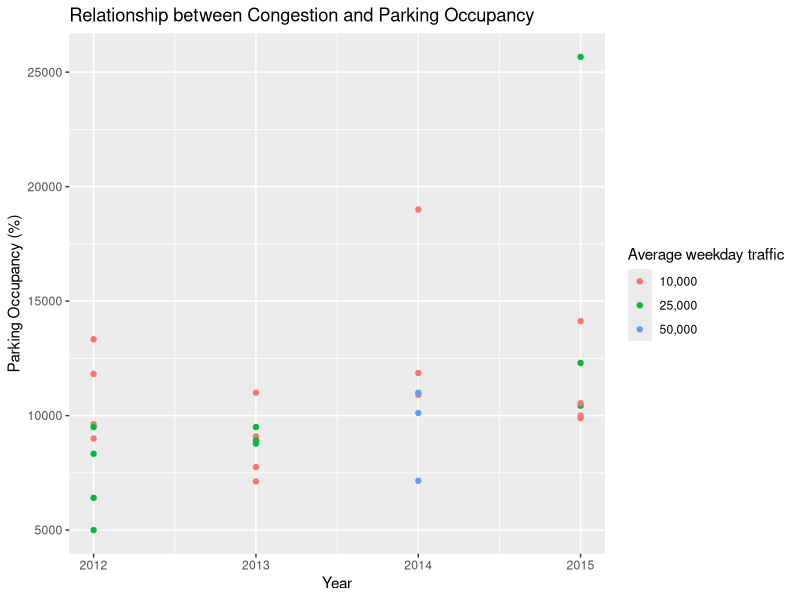

Source code (R):
## ---- chunk 1
#install any missing dependencies
#install.packages("dplyr")
#install.packages("ggplot2")

#import libraries
library("dplyr")
library("ggplot2")

#set working directory
#setwd("~/University of Washington/Senior/Fall/Info 370/project-es3/parking_pilot_study")
## ---- chunk 2
#import data
data <- read.csv("Parking_Pilot_Study_Data.csv")

#make the column names readable
colnames(data) <- c('year', 'type', 'occupancy', 'price', 'curb', 'congestion')

data
## ---- chunk 3
# clean the data
data <- data %>%
  filter(!is.na(occupancy)) %>%
  mutate(occupancy = occupancy * 100)

# plot
ggplot(data = data) +
  geom_point(mapping = aes(x = data$year, y = (data$occupancy * 100), color = data$congestion)) +
  labs(title = "Relationship between Congestion and Parking Occupancy",
       x = "Year", y = "Parking Occupancy (%)", color = "Average weekday traffic")
